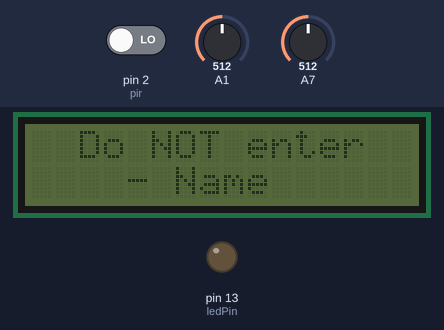
A sketch run on a simulated Arduino Nano, built with avr-gcc and run on an emulated ATmega328P. Shown: 16×2 character LCD, output pins drawn as LEDs (lit = HIGH). The inputs (shaded band) are chosen by the test bench; at power-on: pin 2 (pir) LOW, A7 = 512, A1 = 512.

Above: at 1.2 s.
1.3 s: pin 2 (pir) driven HIGH
At 2.4 s:
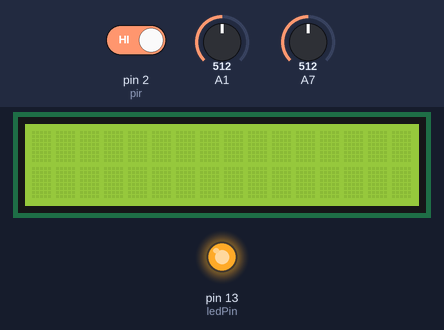
4.3 s: A7 set to 950
7.3 s: A7 set to 974
10.3 s: pin 2 (pir) driven LOW
At 11.0 s:
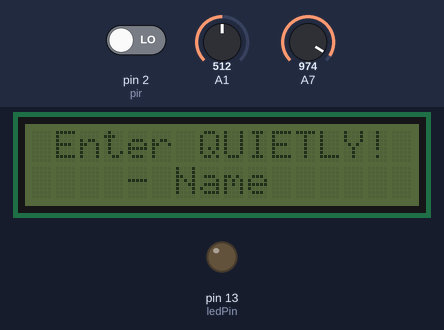
11.8 s: A7 set to 1000
13.3 s: A7 set to 1014
At 14.5 s:
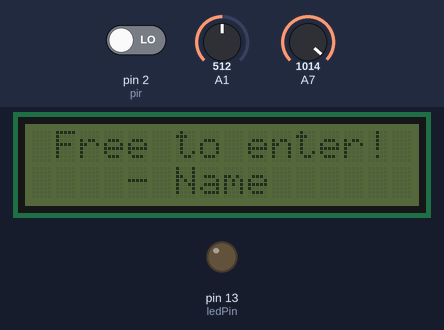
Timing chart, 0 to 15.8 s (numbered marks = the images above; inputs shaded):
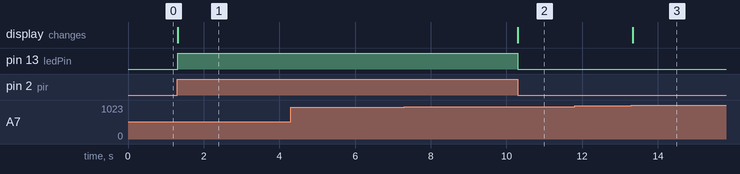

Measured:
- the behaviour switches between 1013 and 1014 on A7 (found by bisection; images 2 and 3)
- after the input at 1.3 s, pin 13 (ledPin): LOW → HIGH at once; the display: changes at once (image 1)
- after the input at 4.3 s, every drawn part: stays the same
- after the input at 7.3 s, every drawn part: stays the same
- after the input at 10.3 s, pin 13 (ledPin): HIGH → LOW at once; the display: changes at once (image 2)
- after the input at 11.8 s, every drawn part: stays the same
- after the input at 13.3 s, the display: changes at once (image 3)

The sketch:

Doorkeeper.ino
```cpp
#include <LiquidCrystal_I2C.h>
LiquidCrystal_I2C lcd(0x27, 16, 2);

const int ledPin =  13;

int pir = 2;
int pirStat = 0;

void setup() {
  lcd.begin();
  lcd.setBacklight(LOW);
  lcd.noBlink();

  pinMode(ledPin, OUTPUT);
  pinMode(pir, INPUT);
}

void loop() {
  checkPoten();

  pirStat = digitalRead(pir);
  if(pirStat == HIGH){
    digitalWrite(ledPin, HIGH);
    sendM();
  } else {
    lcd.setBacklight(LOW);
    digitalWrite(ledPin, LOW);
  }
}

void checkPoten(){
  int potenVal = analogRead(A7);
  if(potenVal < 960){
    lcd.setCursor(2,0);
    lcd.print("Do NOT enter");
    lcd.setCursor(4,1);
    lcd.print("- Name");
  } else if(potenVal >= 960 && potenVal < 1014){
    lcd.setCursor(1,0);
    lcd.print("Enter QUIETLY!");
    lcd.setCursor(4,1);
    lcd.print("- Name");
  } else {
    lcd.setCursor(1,0);
    lcd.print("Free to enter!");
    lcd.setCursor(4,1);
    lcd.print("- Name");
  }
}

void sendM(){
  lcd.setBacklight(HIGH);
  lcd.clear();
  int potenVal = analogRead(A1);
}
```
